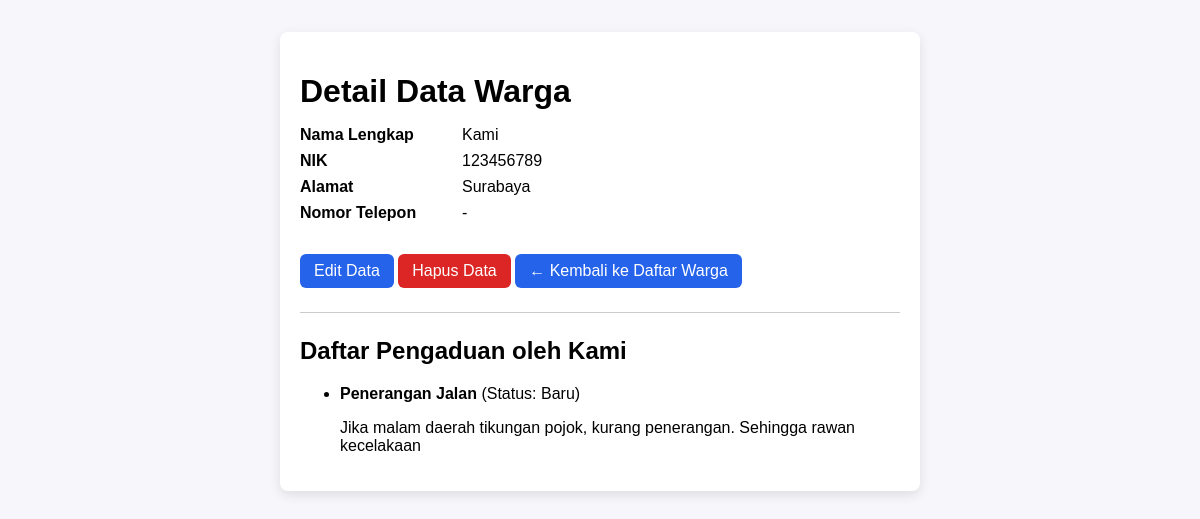
The page /warga/1/ on the database its author committed.
### warga/models.py (models this page shows, shortened)
class warga(models.Model):
    nik = models.CharField(max_length=16, unique=True, verbose_name="Nomer Induk Kependudukan")
    nama_lengkap = models.CharField(max_length=100, verbose_name="Nama Lengkap")
    alamat = models.TextField(verbose_name="Alamat Tinggal")
    no_telpon = models.CharField(max_length=15, blank=True, verbose_name="Nomor Telpon")
    tanggal_registrasi = models.DateTimeField(auto_now_add=True)

class Pengaduan(models.Model):
    STATUS_CHOICES = [
        ('BARU','Baru'),
        ('DIPROSES','Selesai'),
        ('SELESAI','Selesai'),
    ]
    judul = models.CharField(max_length=200)
    deskripsi = models.TextField()
    status = models.CharField(max_length=10, choices=STATUS_CHOICES, default='BARU')
    tanggal_lapor = models.DateTimeField(auto_now_add=True)
    pelapor = models.ForeignKey(warga, on_delete=models.CASCADE, related_name='pengaduan')

### warga/views.py (the view)
# urls.py: path('<int:pk>/', WargaDetailView.as_view(), name='warga-detail'),
class WargaDetailView(DetailView):
    model = warga
    template_name = 'warga/warga_detail.html'  # opsional juga

### kelurahan/warga/templates/warga/warga_detail.html (shortened to what this page needs)
<!DOCTYPE html>
<html lang="id">
<head>
</head>
<body>
  <div class="card">
    <h1>Detail Data Warga</h1>
    {% if object %}
      <dl>
        <dt>Nama Lengkap</dt>
        <dd>{{ object.nama_lengkap }}</dd>
        <dt>NIK</dt>
        <dd>{{ object.nik }}</dd>
        <dt>Alamat</dt>
        <dd>{{ object.alamat|default:"-" }}</dd>
        <dt>Nomor Telepon</dt>
        <dd>{{ object.no_telepon|default:"-" }}</dd>
      </dl>
      <a href="{% url 'warga-edit' object.pk %}" class="btn">Edit Data</a>
      <a href="{% url 'warga-hapus' object.pk %}" class="btn btn-danger">Hapus Data</a>
      <a href="{% url 'warga-list' %}" class="btn">← Kembali ke Daftar Warga</a>
    {% else %}
      <p>Data warga tidak ditemukan.</p>
    {% endif %}
    <hr>
    <h2>Daftar Pengaduan oleh {{ object.nama_lengkap }}</h2>
    <ul>
      {% for aduan in object.pengaduan.all %}
        <li>
          <strong>{{ aduan.judul }}</strong> (Status: {{ aduan.get_status_display }})
          <p>{{ aduan.deskripsi }}</p>
        </li>
      {% empty %}
        <li>Warga ini belum pernah membuat pengaduan.</li>
      {% endfor %}
    </ul>
  </div>
</body>
</html>

### kelurahan/warga/templates/warga/warga_detail.html (style rules this page uses)
body { font-family: Arial, sans-serif; padding: 24px; background:#f7f7fb; }
.card { background: #fff; border-radius: 8px; padding: 20px; max-width: 600px; margin: 0 auto; box-shadow: 0 4px 12px rgba(0,0,0,0.1); }
h1 { margin-bottom: 16px; }
dl { display: grid; grid-template-columns: 150px 1fr; gap: 8px 12px; }
dt { font-weight: bold; }
dd { margin: 0; }
.btn { display:inline-block; margin-top:16px; text-decoration:none; padding:8px 14px; background:#2563eb; color:white; border-radius:6px; transition:0.2s; }
.btn-danger { background:#dc2626; }
hr { margin: 24px 0; border: 0; border-top: 1px solid #ccc; }

### rows shown on the page
warga: nama_lengkap "Kami", nik "123456789", alamat "Surabaya"
Pengaduan: judul "Penerangan Jalan", status "Baru", deskripsi "Jika malam daerah tikungan pojok, kurang penerangan. Sehingga rawan kecelakaan"

### other values the page prints
{{ object.no_telepon|default:"-" }} "-"
